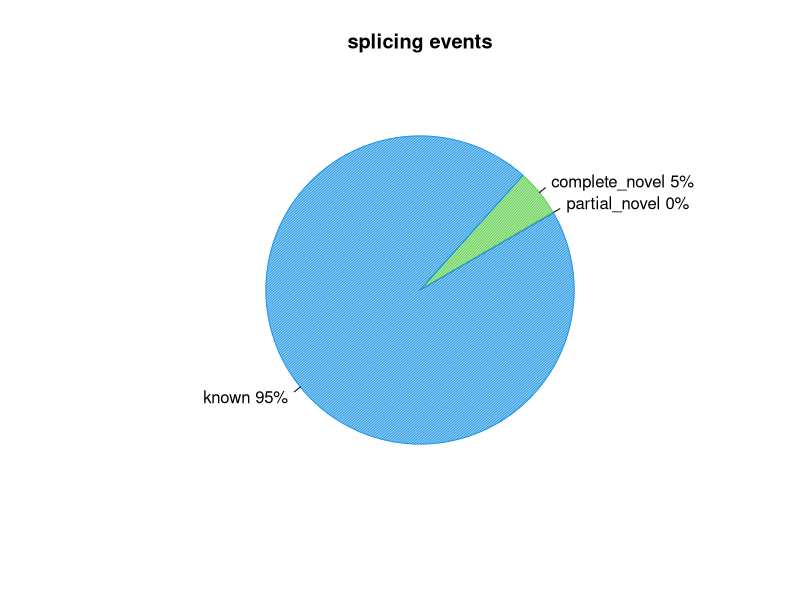
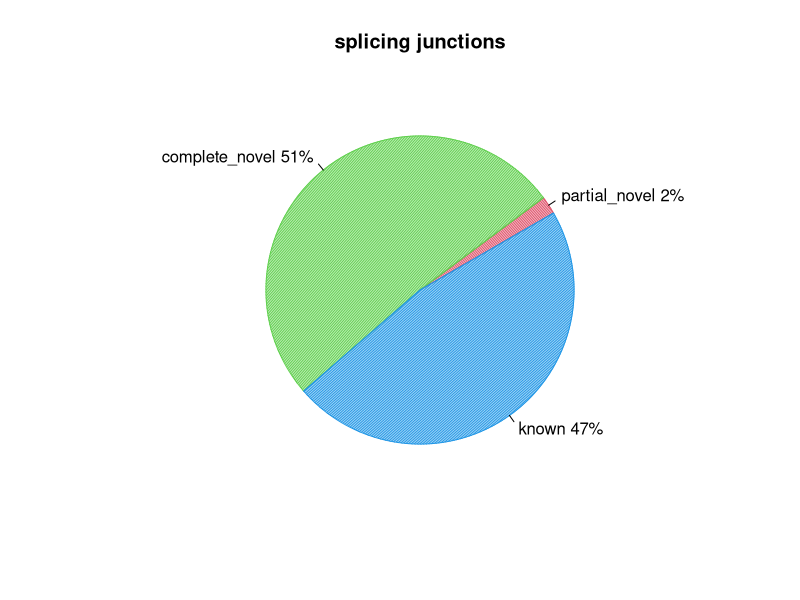

Recreate these plots in R, in order.
pdf("/home/mashxp/Documents/MyVault/Atlas/LuuLoi_RNA-seq_course/exercise/_data/rseqc/ERR458499/junction_annotation/ERR458499.splice_events.pdf")
events=c(0.10065425264217413,4.906894816305989,94.94212380473076)
pie(events,col=c(2,3,4),init.angle=30,angle=c(60,120,150),density=c(70,70,70),main="splicing events",labels=c("partial_novel 0%","complete_novel 5%","known 95%"))
dev.off()
pdf("/home/mashxp/Documents/MyVault/Atlas/LuuLoi_RNA-seq_course/exercise/_data/rseqc/ERR458499/junction_annotation/ERR458499.splice_junction.pdf")
junction=c(1.8779342723004695,51.17370892018779,46.948356807511736)
pie(junction,col=c(2,3,4),init.angle=30,angle=c(60,120,150),density=c(70,70,70),main="splicing junctions",labels=c("partial_novel 2%","complete_novel 51%","known 47%"))
dev.off()
